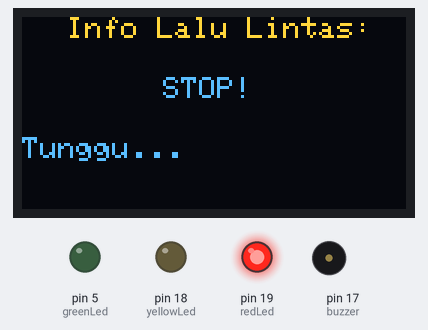
A sketch run on a simulated Arduino Uno, built with avr-gcc and run on an emulated ATmega328P. Parts: 128×64 one-colour display, output pins drawn as LEDs (lit = HIGH), buzzer (waves = sounding, pin HIGH). The OLED is the two-colour kind (top 16 rows yellow).

Above: at 0.1 s.
At 5.2 s:
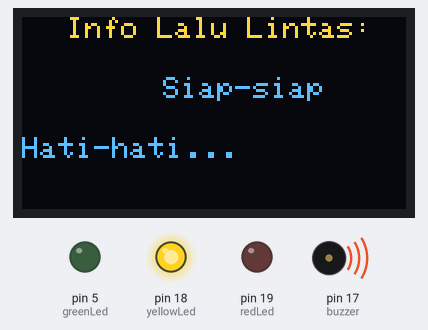
At 7.2 s:
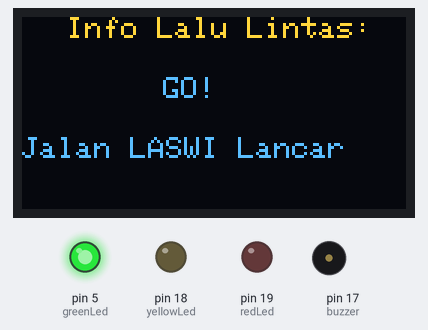
Timing chart, 0 to 37.8 s (numbered marks = the images above):
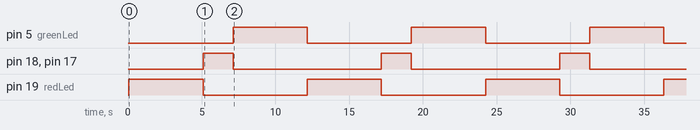

The sketch:

PROGRAM_GABUNGAN_RIO_MT.ino
```cpp
//RIO M TAUFIK
//XII TAV-1
//Program Gabungan
#include <Wire.h>
#include <Adafruit_GFX.h>
#include <Adafruit_SSD1306.h>

// OLED Konfigurasi
#define SCREEN_WIDTH 128
#define SCREEN_HEIGHT 64
Adafruit_SSD1306 display(SCREEN_WIDTH, SCREEN_HEIGHT, &Wire, -1);

// Konfigurasi PIN
const int redLed = 19;    // GPIO pin for red LED
const int yellowLed = 18; // GPIO pin for yellow LED
const int greenLed = 5;   // GPIO pin for green LED
const int buzzer = 17;    // GPIO pin for buzzer

void setup() {
  // Initialize serial monitor
  Serial.begin(115200);

  // Initialize OLED
  if (!display.begin(SSD1306_SWITCHCAPVCC, 0x3C)) {
    Serial.println("OLED initialization failed!");
    while (true);
  }
  display.clearDisplay();
  display.setTextSize(1);
  display.setTextColor(SSD1306_WHITE);

  // Initialize pins
  pinMode(redLed, OUTPUT);
  pinMode(yellowLed, OUTPUT);
  pinMode(greenLed, OUTPUT);
  pinMode(buzzer, OUTPUT);

  // Initial OLED display
  displayMessage("Jalan Bypass Lancar", "Ready...");
}

void loop() {
  // Lampu merah
  digitalWrite(redLed, HIGH);
  digitalWrite(yellowLed, LOW);
  digitalWrite(greenLed, LOW);
  displayMessage("STOP!", "Tunggu...");
  delay(5000);

  // Lampu kuning
  digitalWrite(redLed, LOW);
  digitalWrite(yellowLed, HIGH);
  digitalWrite(greenLed, LOW);
  digitalWrite(buzzer, HIGH); // Buzzer on
  displayMessage("Siap-siap", "Hati-hati...");
  delay(2000);
  digitalWrite(buzzer, LOW); // Buzzer off

  // Lampu hijau
  digitalWrite(redLed, LOW);
  digitalWrite(yellowLed, LOW);
  digitalWrite(greenLed, HIGH);
  displayMessage("GO!", "Jalan LASWI Lancar");
  delay(5000);
}

// Function to display message on OLED
void displayMessage(String status, String info) {
  display.clearDisplay();
  display.setCursor(15, 0);
  display.println("Info Lalu Lintas:");
  display.setCursor(47, 20);
  display.println(status);
  display.setCursor(0, 40);
  display.println(info);
  display.display();
}
```

Measured:
- by itself, pin 5 (greenLed), pin 19 (redLed): alternates HIGH for 5.0 s and LOW for 7.1 s
- by itself, pin 18 (yellowLed), pin 17 (buzzer): alternates HIGH for 2.0 s and LOW for 10.1 s
- by itself, everything shown: repeats every 12.1 s, in 3 steps
- what the display in image 0 shows lasts 5.0 s, from 0.1 s to 5.1 s
- what the display in image 1 shows lasts 2.1 s, from 5.1 s to 7.2 s
